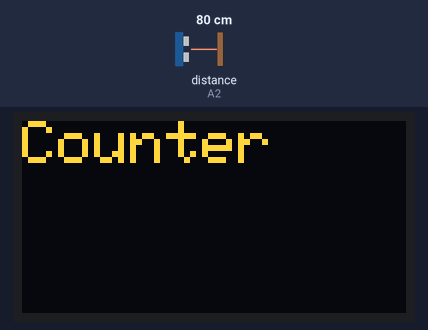
This sketch was run on a simulated Arduino Uno, built with avr-gcc and run on an emulated ATmega328P. Shown: 128×64 one-colour display. Wiring (inferred from the names in the program): ultrasonic range finder: trigger A1; echo A2. The inputs (shaded band) are chosen by the test bench; at power-on: distance to the obstacle (sensor on A2) 80 cm. The echo pulse lasts 58.3 µs per cm; the OLED is the two-colour kind (top 16 rows yellow); what the sketch prints to the serial monitor is not drawn.

Above: at 2.2 s.
2.3 s: distance to the obstacle (sensor on A2) set to 17 cm
3.8 s: distance to the obstacle (sensor on A2) set to 14 cm
At 4.3 s:
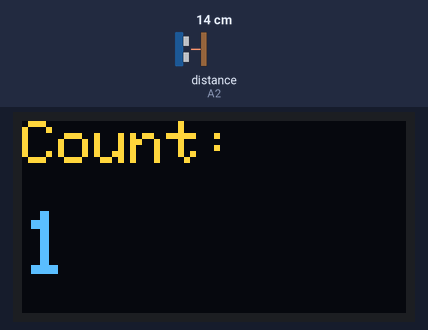
Timing chart, 0 to 6.8 s (numbered marks = the images above; inputs shaded):
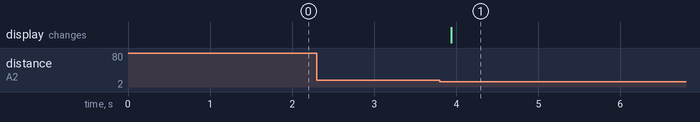

The sketch:

43ObjectCounter-OLEDDisplay.ino
```cpp
// Object Counter with OLED Display
// Components: Ultrasonic Sensor, OLED (SSD1306 I2C)

// Libraries
#include <Wire.h>
#include <Adafruit_GFX.h>
#include <Adafruit_SSD1306.h>

// OLED display dimensions
#define SCREEN_WIDTH 128
#define SCREEN_HEIGHT 64

// Create display object
Adafruit_SSD1306 display(SCREEN_WIDTH, SCREEN_HEIGHT, &Wire, -1);

// Ultrasonic pins
const int trigPin = A1;
const int echoPin = A2;

// Variables
long duration;
int distance;
int count = 0;
const int threshold = 15; // cm (object closer than this is counted)
bool objectDetected = false;

void setup() {
  Serial.begin(9600);

  pinMode(trigPin, OUTPUT);
  pinMode(echoPin, INPUT);

  // Initialize OLED display
  if(!display.begin(SSD1306_SWITCHCAPVCC, 0x3C)) {
    Serial.println(F("SSD1306 allocation failed"));
    for(;;); // Halt if display not found
  }
  display.clearDisplay();
  display.setTextSize(2);
  display.setTextColor(SSD1306_WHITE);
  display.setCursor(0,0);
  display.println("Counter");
  display.display();
  delay(1000);
}

void loop() {
  // Trigger ultrasonic pulse
  digitalWrite(trigPin, LOW);
  delayMicroseconds(2);
  digitalWrite(trigPin, HIGH);
  delayMicroseconds(10);
  digitalWrite(trigPin, LOW);

  // Read echo
  duration = pulseIn(echoPin, HIGH);
  distance = duration * 0.034 / 2; // cm

  Serial.print("Distance: ");
  Serial.print(distance);
  Serial.println(" cm");

  // Check if object detected within threshold
  if (distance > 0 && distance < threshold) {
    if (!objectDetected) {
      count++;
      objectDetected = true;

      // Update display
      display.clearDisplay();
      display.setTextSize(2);
      display.setCursor(0,0);
      display.println("Count:");
      display.setTextSize(3);
      display.setCursor(0,30);
      display.println(count);
      display.display();
    }
  } else {
    objectDetected = false;
  }

  delay(200);
}
```

Measured:
- the behaviour switches between 16 and 15 cm on distance to the obstacle (sensor on A2) (found by bisection; images 0 and 1)
- after the input at 2.3 s, every drawn part: stays the same
- after the input at 3.8 s, the display: changes after 0.14 s (image 1)
